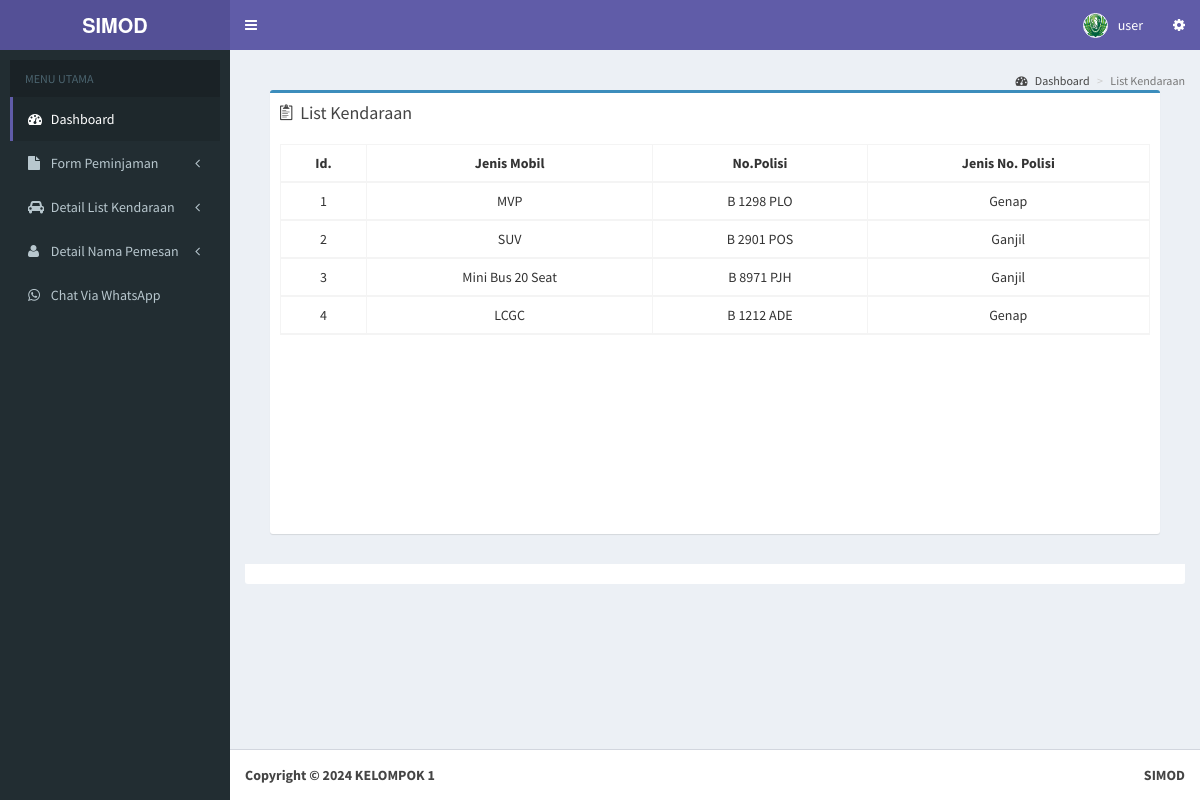
/user/list.php (signed in), run on the app's committed database.
### tables this page shows
CREATE TABLE `kendaraan` (
  `id` int(11) NOT NULL,
  `jenismobil` varchar(200) NOT NULL,
  `nomor` varchar(200) NOT NULL,
  `jenis` varchar(200) NOT NULL
);

### user/list.php (the view, shortened to what this page needs)
<!DOCTYPE html>
<html>
<?php include "head.php" ?>
</head>
<body class="hold-transition skin-purple sidebar-mini">
  <div class="wrapper">
    <?php include "header.php"; ?>
    <?php include "menu.php"; ?>
    <div class="content-wrapper">
      <section class="content-header">
        <ol class="breadcrumb">
          <li><a href="index.php"><i class="fa fa-dashboard"></i> Dashboard</a></li>
          <li class="active">List Kendaraan</li>
        </ol>
      </section>
      <section class="content">
        <div class="row">
          <section class="col-lg-12 connectedSortable">
            <div class="box-body">
              <section class="col-lg-12 connectedSortable">
                <div class="box box-primary">
                  <div class="box-header">
                    <i class="ion ion-clipboard"></i>
                    <h3 class="box-title">List Kendaraan</h3>
                  </div>
                  <div class="scroller box-body">
                    <table id="example" class="table table-responsive table-hover table-bordered">
                      <thead>
                        <tr>
                          <th>
                            <center>Id.</center>
                          </th>
                          <th>
                            <center>Jenis Mobil</center>
                          </th>
                          <th>
                            <center>No.Polisi</center>
                          </th>
                          <th>
                            <center>Jenis No. Polisi</center>
                          </th>
                        </tr>
                        <?php
                        $a = mysqli_query($koneksi, "SELECT * FROM kendaraan");
                        $nomorgan = 1;
                        while ($rows = mysqli_fetch_array($a)) {
                          echo "
                                  <tr align=center>
                                  <td>" . $nomorgan . "</td>
                                  <td>" . $rows['jenismobil'] . "</td>
                                  <td>" . $rows['nomor'] . "</td>
                                  <td>" . $rows['jenis'] . "</td>
                                </tr>";
                          $nomorgan++;
                        }
                        echo "</table>";
                        ?>
              </section>
            </div>
            <div class="box-footer clearfix no-border">
            </div>
        </div>
      </section>
    </div>
  </div>
  <?php include "footer.php"; ?>
</body>
</html>

### user/head.php (style rules this page uses)
.scroller { height: 400px; overflow-y: scroll; scrollbar-width: thin; }

### data on the page
kendaraan: jenismobil "MVP", nomor "B 1298 PLO", jenis "Genap"
kendaraan: jenismobil "SUV", nomor "B 2901 POS", jenis "Ganjil"
kendaraan: jenismobil "Mini Bus 20 Seat", nomor "B 8971 PJH", jenis "Ganjil"
kendaraan: jenismobil "LCGC", nomor "B 1212 ADE", jenis "Genap"

### other printed values
$_SESSION['fullname'] "user"
